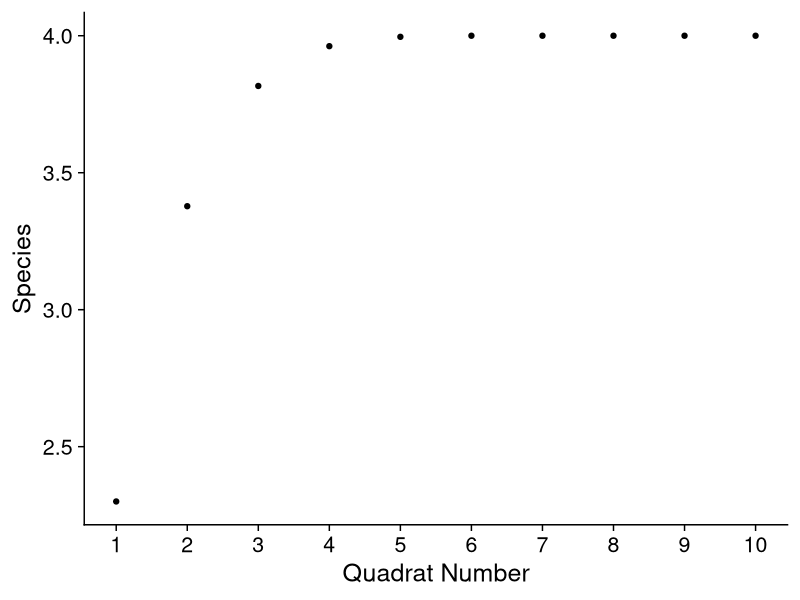
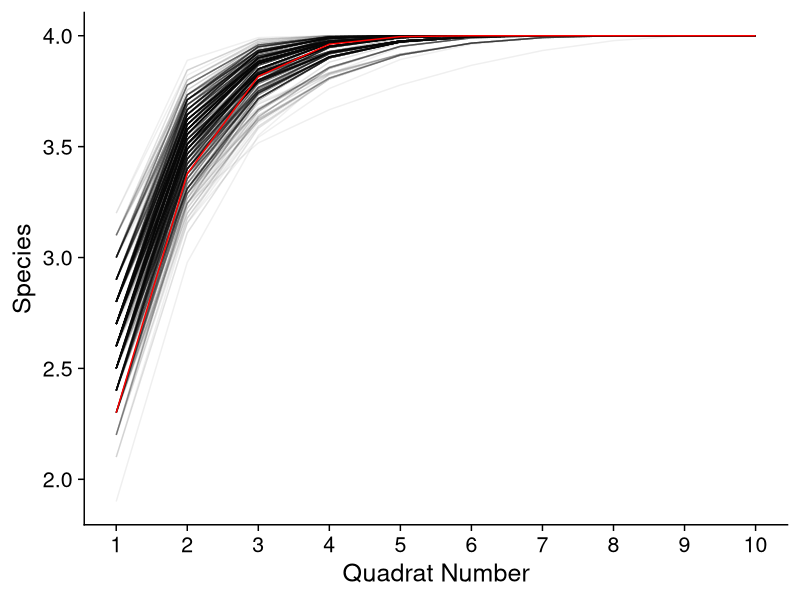
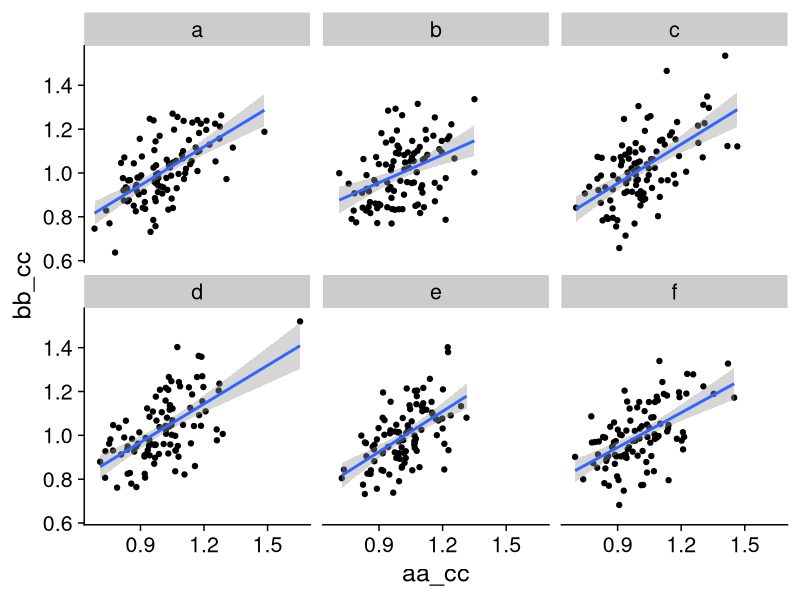

Here is the R script that generated these plots, in order:
## ---- chunk 1
#| label: setup
#| echo: false
#| warning: false
#| message: false

library(tidyverse)
library(cowplot)
library(readxl)
library(viridis)

ggplot2::theme_set(theme_cowplot(font_size = 18))
set.seed(579000)
## ---- chunk 2
#| fig-height: 4
#| fig-width: 6

sm <- function(quads, nsps, pres){
  ms <- 1:quads
  out <- rep(NA, length(ms))
  for(mm in ms){
    ss <- 0
    for(ii in 1:length(nsps)){
      ss <- ss+ (1- choose((quads - pres[ii]),mm)/choose(quads,mm))
    }
    out[mm] <- ss
  }
  return(out)
}

quads <- 10
pres <- c(5,6,6,6)
nsps <- c(7,17,12,8)

out <- sm(quads, nsps, pres)

oo <- tibble("quadrat" = 1:10,
             "Sp" = out)

oo |>
  ggplot(aes(quadrat, Sp)) +
  geom_point() +
  scale_x_continuous(breaks = 1:10) +
  labs(x = "Quadrat Number", y = "Species")

## ---- chunk 3
birds <- tibble("quadrat" = c(rep(1,2),
                              rep(2,2),
                              rep(3,1),
                              rep(4,4),
                              rep(5,4),
                              rep(6,1),
                              rep(7,9),
                              rep(8,5),
                              rep(9,5),
                              rep(10,11)),
                "Species" = c("la","pu",
                              rep("la",2),
                              "pu",
                              "mu","ca","ca","pu",
                              "mu",rep("ca",3),
                              "ca",
                              rep("ca",5),"la",rep("pu",3),
                              "mu",rep("la",3),"pu",
                              "mu","ca","la","la","pu",
                              rep("mu",3),rep("ca",5),rep("la",3)))

nsps <- birds |> group_by(Species) |>
  tally()

pres <- birds |> group_by(Species) |>
  summarise("pres" = length(unique(quadrat)))

## ---- chunk 4
#| echo: true

niter <- 1000

birds.s <- birds
out.s <- matrix(data = NA, nrow = niter, ncol = quads)

for(ii in 1:niter){
  
  birds.s$quadrat <- sample(1:quads, size = nrow(birds), replace = TRUE)
  nsps <- birds.s |> group_by(Species) |>
    tally()
  pres <- birds.s |> group_by(Species) |>
    summarise("pres" = length(unique(quadrat)))
  out.s[ii,] <- sm(quads, nsps$n, pres$pres)
  
}


## ---- chunk 5
out.s <- t(out.s)
out.s <- as.data.frame(out.s)
out.s$quadrat <- 1:10
out.tib <- pivot_longer(out.s, -quadrat,
                        names_to = "Iter",
                        values_to = "Sp")

  ggplot() +
  geom_line(data = out.tib, aes(quadrat, Sp, group = Iter), alpha = 1/16) +
  geom_line(data = oo, aes(quadrat, Sp), color = "red") +
  scale_x_continuous(breaks = 1:10) +
  labs(x = "Quadrat Number", y = "Species")
  
## ---- chunk 6
#| echo: true
#| output-location: slide
#| fig.width: 7

set.seed(12439)

rr <- tibble(pid = rep(letters[1:6],100),
             cc = rnorm(100*6,10),
             aa = rnorm(100*6,10),
             bb = rnorm(100*6,10))
rr <- rr |>
  mutate(aa_cc = aa/cc, bb_cc = bb/cc)

rr |> ggplot(aes(aa_cc,bb_cc)) +
  geom_point() + 
  geom_smooth(method = lm) +
  facet_wrap(.~pid, ncol = 3)

